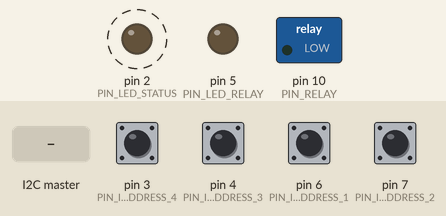
A sketch run on a simulated Arduino Uno, built with avr-gcc and run on an emulated ATmega328P. Shown: switched loads named in the sketch (green lamp = pin HIGH), output pins drawn as LEDs (lit = HIGH). Dashed ring = blinking. Inputs (shaded band) come from the test bench; at power-on: pin 3 (PIN_I2C_ADDRESS_4), pin 4 (PIN_I2C_ADDRESS_3), pin 6 (PIN_I2C_ADDRESS_1), pin 7 (PIN_I2C_ADDRESS_2) HIGH.

Above: at 1.25 s.
1.3 s: the I2C master sends the byte 1
At 1.65 s:
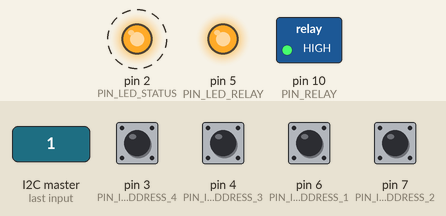
4.3 s: the I2C master sends the byte 0
At 4.65 s:
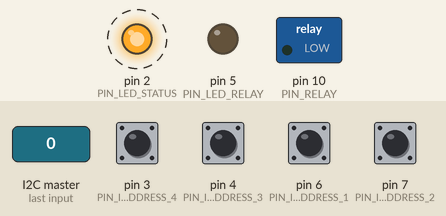
7.3 s: the I2C master sends the byte 2
At 7.95 s:
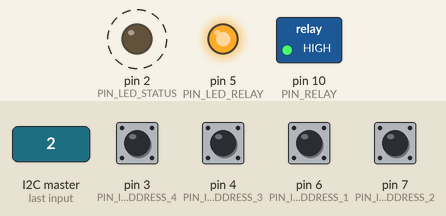
Timing chart, 0 to 16.3 s (numbered marks = the images above; inputs shaded):
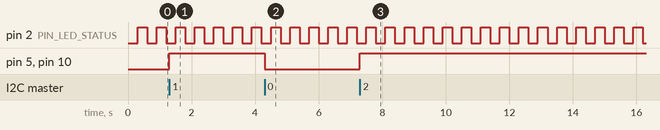

The sketch:

MPPT_test_sensor.ino
```cpp
#include <Wire.h>

#define PIN_VSENSE_PV A2
#define PIN_ISENSE_PV A3
#define PIN_VSENSE_BAT A1
#define PIN_ISENSE_BAT A0

//defining the pins for I2C
#define PIN_I2C_CLOCK A5
#define PIN_I2C_DATA A4

//defining the pins for the RELAY
#define PIN_RELAY 10

//defining the two status LEDS
#define PIN_LED_STATUS 2
#define PIN_LED_RELAY 5

//defining the I2C_Adress pins
#define PIN_I2C_ADDRESS_1 6
#define PIN_I2C_ADDRESS_2 7
#define PIN_I2C_ADDRESS_3 4
#define PIN_I2C_ADDRESS_4 3

int address = 0;

boolean RELAY_STATUS = false;


unsigned long currentTime;
unsigned long startTime;

void setup() {
  pinMode(PIN_I2C_ADDRESS_1, INPUT_PULLUP);
  pinMode(PIN_I2C_ADDRESS_2, INPUT_PULLUP);
  pinMode(PIN_I2C_ADDRESS_3, INPUT_PULLUP);
  pinMode(PIN_I2C_ADDRESS_4, INPUT_PULLUP);

  pinMode(PIN_ISENSE_PV, INPUT);
  pinMode(PIN_ISENSE_BAT, INPUT);
  pinMode(PIN_VSENSE_PV, INPUT);
  pinMode(PIN_VSENSE_BAT, INPUT);


  pinMode(PIN_LED_STATUS, OUTPUT);
  pinMode(PIN_LED_RELAY,OUTPUT);
  pinMode(PIN_RELAY,OUTPUT);
  // put your setup code here, to run once:
  address = 127 - (digitalRead(PIN_I2C_ADDRESS_1)*8 + digitalRead(PIN_I2C_ADDRESS_2)*4 + digitalRead(PIN_I2C_ADDRESS_3)*2 + digitalRead(PIN_I2C_ADDRESS_4));

  Wire.begin(address);
  Wire.onRequest(requestEvent);
  Wire.onReceive(receiveEvent);

  startTime = millis();
}

void loop() {
  // put your main code here, to run repeatedly:
  if(RELAY_STATUS == true){
    digitalWrite(PIN_RELAY, HIGH);
    digitalWrite(PIN_LED_RELAY, HIGH);
  }else{
    digitalWrite(PIN_RELAY,LOW);
    digitalWrite(PIN_LED_RELAY,LOW);
  }
  currentTime = millis();
  if (int((currentTime - startTime)/10)==30){
  digitalWrite(PIN_LED_STATUS,HIGH);
  }else if (int((currentTime - startTime)/10)==60){
  digitalWrite(PIN_LED_STATUS,LOW);
  startTime=millis();
  }
}

void requestEvent(int numBytes){
  int VsensPV = analogRead(PIN_VSENSE_PV);
  int IsensPV = analogRead(PIN_ISENSE_PV);
  int VsensBat = analogRead(PIN_VSENSE_BAT);
  int IsensBat = analogRead(PIN_ISENSE_BAT);

 Wire.write((VsensPV>>2));
 Wire.write((VsensPV&3));

 Wire.write((VsensBat>>2));
  Wire.write((VsensBat&3));

  Wire.write((IsensPV>>2));
  Wire.write((IsensPV&3));

 Wire.write((IsensBat>>2));
 Wire.write((IsensBat&3));


  //Wire.write(VsensBat);

}

void receiveEvent(){
  while(Wire.available()>0){
    if(Wire.read()==0){
      RELAY_STATUS = false;
    } else{
      RELAY_STATUS = true;
    }
  }
}
```

Measured:
- after the input at 1.3 s, pin 5 (PIN_LED_RELAY), pin 10 (PIN_RELAY): LOW → HIGH at once
- after the input at 4.3 s, pin 5 (PIN_LED_RELAY), pin 10 (PIN_RELAY): HIGH → LOW at once
- after the input at 7.3 s, pin 5 (PIN_LED_RELAY), pin 10 (PIN_RELAY): LOW → HIGH at once
- by itself, pin 2 (PIN_LED_STATUS): alternates HIGH for 0.30 s and LOW for 0.30 s
